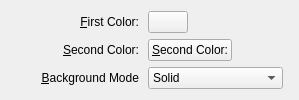
<?xml version="1.0" encoding="UTF-8"?>
<ui version="4.0">
 <class>Config</class>
 <widget class="QWidget" name="Config">
  <property name="geometry">
   <rect>
    <x>0</x>
    <y>0</y>
    <width>299</width>
    <height>91</height>
   </rect>
  </property>
  <property name="windowTitle">
   <string>Color</string>
  </property>
  <layout class="QGridLayout" name="gridLayout">
   <item row="0" column="0">
    <widget class="QLabel" name="label_5">
     <property name="minimumSize">
      <size>
       <width>125</width>
       <height>0</height>
      </size>
     </property>
     <property name="text">
      <string>&amp;First Color:</string>
     </property>
     <property name="alignment">
      <set>Qt::AlignRight|Qt::AlignTrailing|Qt::AlignVCenter</set>
     </property>
     <property name="buddy">
      <cstring>m_color1</cstring>
     </property>
    </widget>
   </item>
   <item row="0" column="1">
    <widget class="KColorButton" name="m_color1">
     <property name="sizePolicy">
      <sizepolicy hsizetype="Fixed" vsizetype="Fixed">
       <horstretch>0</horstretch>
       <verstretch>0</verstretch>
      </sizepolicy>
     </property>
     <property name="color">
      <color>
       <red>70</red>
       <green>90</green>
       <blue>130</blue>
      </color>
     </property>
     <property name="defaultColor">
      <color>
       <red>70</red>
       <green>90</green>
       <blue>130</blue>
      </color>
     </property>
    </widget>
   </item>
   <item row="1" column="0">
    <widget class="QLabel" name="label_6">
     <property name="minimumSize">
      <size>
       <width>125</width>
       <height>0</height>
      </size>
     </property>
     <property name="text">
      <string>&amp;Second Color:</string>
     </property>
     <property name="alignment">
      <set>Qt::AlignRight|Qt::AlignTrailing|Qt::AlignVCenter</set>
     </property>
     <property name="buddy">
      <cstring>m_color1</cstring>
     </property>
    </widget>
   </item>
   <item row="1" column="1">
    <widget class="KColorButton" name="m_color2">
     <property name="sizePolicy">
      <sizepolicy hsizetype="Fixed" vsizetype="Fixed">
       <horstretch>0</horstretch>
       <verstretch>0</verstretch>
      </sizepolicy>
     </property>
     <property name="text">
      <string>&amp;Second Color:</string>
     </property>
     <property name="color">
      <color>
       <red>70</red>
       <green>90</green>
       <blue>130</blue>
      </color>
     </property>
     <property name="defaultColor">
      <color>
       <red>70</red>
       <green>90</green>
       <blue>130</blue>
      </color>
     </property>
    </widget>
   </item>
   <item row="2" column="0">
    <widget class="QLabel" name="label_7">
     <property name="sizePolicy">
      <sizepolicy hsizetype="Fixed" vsizetype="Preferred">
       <horstretch>0</horstretch>
       <verstretch>0</verstretch>
      </sizepolicy>
     </property>
     <property name="minimumSize">
      <size>
       <width>125</width>
       <height>0</height>
      </size>
     </property>
     <property name="text">
      <string>&amp;Background Mode</string>
     </property>
     <property name="alignment">
      <set>Qt::AlignRight|Qt::AlignTrailing|Qt::AlignVCenter</set>
     </property>
     <property name="buddy">
      <cstring>m_color1</cstring>
     </property>
    </widget>
   </item>
   <item row="2" column="1">
    <widget class="QComboBox" name="m_backgroundMode">
     <item>
      <property name="text">
       <string>Solid</string>
      </property>
     </item>
     <item>
      <property name="text">
       <string>Horizontal</string>
      </property>
     </item>
     <item>
      <property name="text">
       <string>Vertical</string>
      </property>
     </item>
     <item>
      <property name="text">
       <string>Rectangular</string>
      </property>
     </item>
     <item>
      <property name="text">
       <string>Radial</string>
      </property>
     </item>
     <item>
      <property name="text">
       <string>Top Left Diagonal</string>
      </property>
     </item>
     <item>
      <property name="text">
       <string>Top Right Diagonal</string>
      </property>
     </item>
    </widget>
   </item>
  </layout>
 </widget>
 <customwidgets>
  <customwidget>
   <class>KColorButton</class>
   <extends>QPushButton</extends>
   <header>kcolorbutton.h</header>
  </customwidget>
 </customwidgets>
 <resources/>
 <connections/>
</ui>
